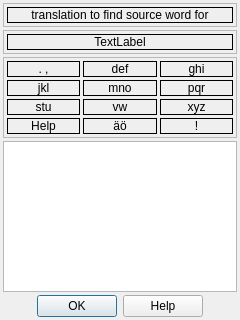
<?xml version="1.0" encoding="UTF-8"?>
<ui version="4.0">
 <class>TrainerDialog</class>
 <widget class="QDialog" name="TrainerDialog">
  <property name="geometry">
   <rect>
    <x>0</x>
    <y>0</y>
    <width>240</width>
    <height>320</height>
   </rect>
  </property>
  <property name="windowTitle">
   <string>Dialog</string>
  </property>
  <layout class="QVBoxLayout" name="verticalLayout_3">
   <property name="spacing">
    <number>3</number>
   </property>
   <property name="margin">
    <number>3</number>
   </property>
   <item>
    <widget class="QFrame" name="frmQuestion">
     <property name="frameShape">
      <enum>QFrame::StyledPanel</enum>
     </property>
     <property name="frameShadow">
      <enum>QFrame::Raised</enum>
     </property>
     <layout class="QVBoxLayout" name="verticalLayout_2">
      <property name="spacing">
       <number>3</number>
      </property>
      <property name="margin">
       <number>3</number>
      </property>
      <item>
       <widget class="QLabel" name="laQuestion">
        <property name="sizePolicy">
         <sizepolicy hsizetype="Preferred" vsizetype="Minimum">
          <horstretch>0</horstretch>
          <verstretch>0</verstretch>
         </sizepolicy>
        </property>
        <property name="frameShape">
         <enum>QFrame::Box</enum>
        </property>
        <property name="text">
         <string>translation to find source word for</string>
        </property>
        <property name="alignment">
         <set>Qt::AlignCenter</set>
        </property>
        <property name="wordWrap">
         <bool>true</bool>
        </property>
       </widget>
      </item>
     </layout>
    </widget>
   </item>
   <item>
    <widget class="QFrame" name="frmAnswer">
     <property name="frameShape">
      <enum>QFrame::StyledPanel</enum>
     </property>
     <property name="frameShadow">
      <enum>QFrame::Raised</enum>
     </property>
     <layout class="QVBoxLayout" name="verticalLayout_4">
      <property name="spacing">
       <number>3</number>
      </property>
      <property name="margin">
       <number>3</number>
      </property>
      <item>
       <widget class="QLabel" name="laAnswer">
        <property name="frameShape">
         <enum>QFrame::Box</enum>
        </property>
        <property name="text">
         <string>TextLabel</string>
        </property>
        <property name="alignment">
         <set>Qt::AlignCenter</set>
        </property>
        <property name="wordWrap">
         <bool>true</bool>
        </property>
       </widget>
      </item>
     </layout>
     <zorder>laAnswer</zorder>
     <zorder>laAnswer</zorder>
     <zorder>laAnswer</zorder>
     <zorder>laAnswer</zorder>
    </widget>
   </item>
   <item>
    <widget class="QFrame" name="frmKeypad">
     <property name="frameShape">
      <enum>QFrame::StyledPanel</enum>
     </property>
     <property name="frameShadow">
      <enum>QFrame::Raised</enum>
     </property>
     <layout class="QVBoxLayout" name="verticalLayout">
      <property name="spacing">
       <number>3</number>
      </property>
      <property name="margin">
       <number>3</number>
      </property>
      <item>
       <layout class="QGridLayout" name="gridLayout">
        <item row="1" column="0">
         <widget class="QLabel" name="la4">
          <property name="frameShape">
           <enum>QFrame::Box</enum>
          </property>
          <property name="text">
           <string>jkl</string>
          </property>
          <property name="alignment">
           <set>Qt::AlignCenter</set>
          </property>
         </widget>
        </item>
        <item row="2" column="0">
         <widget class="QLabel" name="la7">
          <property name="frameShape">
           <enum>QFrame::Box</enum>
          </property>
          <property name="text">
           <string>stu</string>
          </property>
          <property name="alignment">
           <set>Qt::AlignCenter</set>
          </property>
         </widget>
        </item>
        <item row="3" column="0">
         <widget class="QLabel" name="la10">
          <property name="frameShape">
           <enum>QFrame::Box</enum>
          </property>
          <property name="text">
           <string>Help</string>
          </property>
          <property name="alignment">
           <set>Qt::AlignCenter</set>
          </property>
         </widget>
        </item>
        <item row="1" column="1">
         <widget class="QLabel" name="la5">
          <property name="frameShape">
           <enum>QFrame::Box</enum>
          </property>
          <property name="text">
           <string>mno</string>
          </property>
          <property name="alignment">
           <set>Qt::AlignCenter</set>
          </property>
         </widget>
        </item>
        <item row="0" column="1">
         <widget class="QLabel" name="la2">
          <property name="frameShape">
           <enum>QFrame::Box</enum>
          </property>
          <property name="text">
           <string>def</string>
          </property>
          <property name="alignment">
           <set>Qt::AlignCenter</set>
          </property>
         </widget>
        </item>
        <item row="1" column="2">
         <widget class="QLabel" name="la6">
          <property name="frameShape">
           <enum>QFrame::Box</enum>
          </property>
          <property name="text">
           <string>pqr</string>
          </property>
          <property name="alignment">
           <set>Qt::AlignCenter</set>
          </property>
         </widget>
        </item>
        <item row="2" column="1">
         <widget class="QLabel" name="la8">
          <property name="frameShape">
           <enum>QFrame::Box</enum>
          </property>
          <property name="text">
           <string>vw</string>
          </property>
          <property name="alignment">
           <set>Qt::AlignCenter</set>
          </property>
         </widget>
        </item>
        <item row="3" column="1">
         <widget class="QLabel" name="la11">
          <property name="frameShape">
           <enum>QFrame::Box</enum>
          </property>
          <property name="text">
           <string>äö</string>
          </property>
          <property name="alignment">
           <set>Qt::AlignCenter</set>
          </property>
         </widget>
        </item>
        <item row="3" column="2">
         <widget class="QLabel" name="la12">
          <property name="frameShape">
           <enum>QFrame::Box</enum>
          </property>
          <property name="text">
           <string>!</string>
          </property>
          <property name="alignment">
           <set>Qt::AlignCenter</set>
          </property>
         </widget>
        </item>
        <item row="2" column="2">
         <widget class="QLabel" name="la9">
          <property name="frameShape">
           <enum>QFrame::Box</enum>
          </property>
          <property name="text">
           <string>xyz</string>
          </property>
          <property name="alignment">
           <set>Qt::AlignCenter</set>
          </property>
         </widget>
        </item>
        <item row="0" column="2">
         <widget class="QLabel" name="la3">
          <property name="frameShape">
           <enum>QFrame::Box</enum>
          </property>
          <property name="text">
           <string>ghi</string>
          </property>
          <property name="alignment">
           <set>Qt::AlignCenter</set>
          </property>
         </widget>
        </item>
        <item row="0" column="0">
         <widget class="QLabel" name="la1">
          <property name="frameShape">
           <enum>QFrame::Box</enum>
          </property>
          <property name="text">
           <string>. ,</string>
          </property>
          <property name="alignment">
           <set>Qt::AlignCenter</set>
          </property>
         </widget>
        </item>
       </layout>
      </item>
     </layout>
    </widget>
   </item>
   <item>
    <widget class="QListWidget" name="listAnswers"/>
   </item>
   <item>
    <widget class="QDialogButtonBox" name="buttonBox">
     <property name="standardButtons">
      <set>QDialogButtonBox::Help|QDialogButtonBox::Ok</set>
     </property>
     <property name="centerButtons">
      <bool>true</bool>
     </property>
    </widget>
   </item>
  </layout>
 </widget>
 <resources/>
 <connections>
  <connection>
   <sender>buttonBox</sender>
   <signal>helpRequested()</signal>
   <receiver>TrainerDialog</receiver>
   <slot>showHints()</slot>
   <hints>
    <hint type="sourcelabel">
     <x>41</x>
     <y>296</y>
    </hint>
    <hint type="destinationlabel">
     <x>2</x>
     <y>272</y>
    </hint>
   </hints>
  </connection>
 </connections>
 <slots>
  <slot>showHints()</slot>
 </slots>
</ui>
